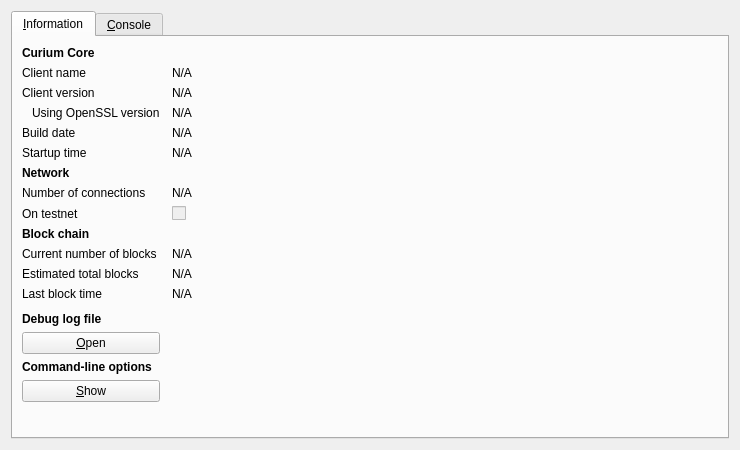
<?xml version="1.0" encoding="UTF-8"?>
<ui version="4.0">
 <class>RPCConsole</class>
 <widget class="QDialog" name="RPCConsole">
  <property name="geometry">
   <rect>
    <x>0</x>
    <y>0</y>
    <width>740</width>
    <height>450</height>
   </rect>
  </property>
  <property name="windowTitle">
   <string>Curium - Debug window</string>
  </property>
  <layout class="QVBoxLayout" name="verticalLayout_2">
   <item>
    <widget class="QTabWidget" name="tabWidget">
     <property name="currentIndex">
      <number>0</number>
     </property>
     <widget class="QWidget" name="tab_info">
      <attribute name="title">
       <string>&amp;Information</string>
      </attribute>
      <layout class="QGridLayout" name="gridLayout" columnstretch="0,1">
       <property name="horizontalSpacing">
        <number>12</number>
       </property>
       <item row="0" column="0">
        <widget class="QLabel" name="label_9">
         <property name="font">
          <font>
           <weight>75</weight>
           <bold>true</bold>
          </font>
         </property>
         <property name="text">
          <string>Curium Core</string>
         </property>
        </widget>
       </item>
       <item row="1" column="0">
        <widget class="QLabel" name="label_5">
         <property name="text">
          <string>Client name</string>
         </property>
        </widget>
       </item>
       <item row="1" column="1">
        <widget class="QLabel" name="clientName">
         <property name="cursor">
          <cursorShape>IBeamCursor</cursorShape>
         </property>
         <property name="text">
          <string>N/A</string>
         </property>
         <property name="textFormat">
          <enum>Qt::PlainText</enum>
         </property>
         <property name="textInteractionFlags">
          <set>Qt::LinksAccessibleByMouse|Qt::TextSelectableByKeyboard|Qt::TextSelectableByMouse</set>
         </property>
        </widget>
       </item>
       <item row="2" column="0">
        <widget class="QLabel" name="label_6">
         <property name="text">
          <string>Client version</string>
         </property>
        </widget>
       </item>
       <item row="2" column="1">
        <widget class="QLabel" name="clientVersion">
         <property name="cursor">
          <cursorShape>IBeamCursor</cursorShape>
         </property>
         <property name="text">
          <string>N/A</string>
         </property>
         <property name="textFormat">
          <enum>Qt::PlainText</enum>
         </property>
         <property name="textInteractionFlags">
          <set>Qt::LinksAccessibleByMouse|Qt::TextSelectableByKeyboard|Qt::TextSelectableByMouse</set>
         </property>
        </widget>
       </item>
       <item row="3" column="0">
        <widget class="QLabel" name="label_14">
         <property name="text">
          <string>Using OpenSSL version</string>
         </property>
         <property name="indent">
          <number>10</number>
         </property>
        </widget>
       </item>
       <item row="3" column="1">
        <widget class="QLabel" name="openSSLVersion">
         <property name="cursor">
          <cursorShape>IBeamCursor</cursorShape>
         </property>
         <property name="text">
          <string>N/A</string>
         </property>
         <property name="textFormat">
          <enum>Qt::PlainText</enum>
         </property>
         <property name="textInteractionFlags">
          <set>Qt::LinksAccessibleByMouse|Qt::TextSelectableByKeyboard|Qt::TextSelectableByMouse</set>
         </property>
        </widget>
       </item>
       <item row="4" column="0">
        <widget class="QLabel" name="label_12">
         <property name="text">
          <string>Build date</string>
         </property>
        </widget>
       </item>
       <item row="4" column="1">
        <widget class="QLabel" name="buildDate">
         <property name="cursor">
          <cursorShape>IBeamCursor</cursorShape>
         </property>
         <property name="text">
          <string>N/A</string>
         </property>
         <property name="textFormat">
          <enum>Qt::PlainText</enum>
         </property>
         <property name="textInteractionFlags">
          <set>Qt::LinksAccessibleByMouse|Qt::TextSelectableByKeyboard|Qt::TextSelectableByMouse</set>
         </property>
        </widget>
       </item>
       <item row="5" column="0">
        <widget class="QLabel" name="label_13">
         <property name="text">
          <string>Startup time</string>
         </property>
        </widget>
       </item>
       <item row="5" column="1">
        <widget class="QLabel" name="startupTime">
         <property name="cursor">
          <cursorShape>IBeamCursor</cursorShape>
         </property>
         <property name="text">
          <string>N/A</string>
         </property>
         <property name="textFormat">
          <enum>Qt::PlainText</enum>
         </property>
         <property name="textInteractionFlags">
          <set>Qt::LinksAccessibleByMouse|Qt::TextSelectableByKeyboard|Qt::TextSelectableByMouse</set>
         </property>
        </widget>
       </item>
       <item row="6" column="0">
        <widget class="QLabel" name="label_11">
         <property name="font">
          <font>
           <weight>75</weight>
           <bold>true</bold>
          </font>
         </property>
         <property name="text">
          <string>Network</string>
         </property>
        </widget>
       </item>
       <item row="7" column="0">
        <widget class="QLabel" name="label_7">
         <property name="text">
          <string>Number of connections</string>
         </property>
        </widget>
       </item>
       <item row="7" column="1">
        <widget class="QLabel" name="numberOfConnections">
         <property name="cursor">
          <cursorShape>IBeamCursor</cursorShape>
         </property>
         <property name="text">
          <string>N/A</string>
         </property>
         <property name="textFormat">
          <enum>Qt::PlainText</enum>
         </property>
         <property name="textInteractionFlags">
          <set>Qt::LinksAccessibleByMouse|Qt::TextSelectableByKeyboard|Qt::TextSelectableByMouse</set>
         </property>
        </widget>
       </item>
       <item row="8" column="0">
        <widget class="QLabel" name="label_8">
         <property name="text">
          <string>On testnet</string>
         </property>
        </widget>
       </item>
       <item row="8" column="1">
        <widget class="QCheckBox" name="isTestNet">
         <property name="enabled">
          <bool>false</bool>
         </property>
         <property name="text">
          <string/>
         </property>
        </widget>
       </item>
       <item row="9" column="0">
        <widget class="QLabel" name="label_10">
         <property name="font">
          <font>
           <weight>75</weight>
           <bold>true</bold>
          </font>
         </property>
         <property name="text">
          <string>Block chain</string>
         </property>
        </widget>
       </item>
       <item row="10" column="0">
        <widget class="QLabel" name="label_3">
         <property name="text">
          <string>Current number of blocks</string>
         </property>
        </widget>
       </item>
       <item row="10" column="1">
        <widget class="QLabel" name="numberOfBlocks">
         <property name="cursor">
          <cursorShape>IBeamCursor</cursorShape>
         </property>
         <property name="text">
          <string>N/A</string>
         </property>
         <property name="textFormat">
          <enum>Qt::PlainText</enum>
         </property>
         <property name="textInteractionFlags">
          <set>Qt::LinksAccessibleByMouse|Qt::TextSelectableByKeyboard|Qt::TextSelectableByMouse</set>
         </property>
        </widget>
       </item>
       <item row="11" column="0">
        <widget class="QLabel" name="label_4">
         <property name="text">
          <string>Estimated total blocks</string>
         </property>
        </widget>
       </item>
       <item row="11" column="1">
        <widget class="QLabel" name="totalBlocks">
         <property name="cursor">
          <cursorShape>IBeamCursor</cursorShape>
         </property>
         <property name="text">
          <string>N/A</string>
         </property>
         <property name="textFormat">
          <enum>Qt::PlainText</enum>
         </property>
         <property name="textInteractionFlags">
          <set>Qt::LinksAccessibleByMouse|Qt::TextSelectableByKeyboard|Qt::TextSelectableByMouse</set>
         </property>
        </widget>
       </item>
       <item row="12" column="0">
        <widget class="QLabel" name="label_2">
         <property name="text">
          <string>Last block time</string>
         </property>
        </widget>
       </item>
       <item row="12" column="1">
        <widget class="QLabel" name="lastBlockTime">
         <property name="cursor">
          <cursorShape>IBeamCursor</cursorShape>
         </property>
         <property name="text">
          <string>N/A</string>
         </property>
         <property name="textFormat">
          <enum>Qt::PlainText</enum>
         </property>
         <property name="textInteractionFlags">
          <set>Qt::LinksAccessibleByMouse|Qt::TextSelectableByKeyboard|Qt::TextSelectableByMouse</set>
         </property>
        </widget>
       </item>
       <item row="13" column="0">
        <spacer name="verticalSpacer_2">
         <property name="orientation">
          <enum>Qt::Vertical</enum>
         </property>
         <property name="sizeHint" stdset="0">
          <size>
           <width>20</width>
           <height>20</height>
          </size>
         </property>
        </spacer>
       </item>
       <item row="14" column="0">
        <widget class="QLabel" name="labelDebugLogfile">
         <property name="font">
          <font>
           <weight>75</weight>
           <bold>true</bold>
          </font>
         </property>
         <property name="text">
          <string>Debug log file</string>
         </property>
        </widget>
       </item>
       <item row="15" column="0">
        <widget class="QPushButton" name="openDebugLogfileButton">
         <property name="toolTip">
          <string>Open the Curium debug log file from the current data directory. This can take a few seconds for large log files.</string>
         </property>
         <property name="text">
          <string>&amp;Open</string>
         </property>
         <property name="autoDefault">
          <bool>false</bool>
         </property>
        </widget>
       </item>
       <item row="16" column="0">
        <widget class="QLabel" name="labelCLOptions">
         <property name="font">
          <font>
           <weight>75</weight>
           <bold>true</bold>
          </font>
         </property>
         <property name="text">
          <string>Command-line options</string>
         </property>
        </widget>
       </item>
       <item row="17" column="0">
        <widget class="QPushButton" name="showCLOptionsButton">
         <property name="toolTip">
          <string>Show the Curium-Qt help message to get a list with possible Curium command-line options.</string>
         </property>
         <property name="text">
          <string>&amp;Show</string>
         </property>
         <property name="autoDefault">
          <bool>false</bool>
         </property>
        </widget>
       </item>
       <item row="18" column="0">
        <spacer name="verticalSpacer">
         <property name="orientation">
          <enum>Qt::Vertical</enum>
         </property>
         <property name="sizeHint" stdset="0">
          <size>
           <width>20</width>
           <height>40</height>
          </size>
         </property>
        </spacer>
       </item>
      </layout>
     </widget>
     <widget class="QWidget" name="tab_console">
      <attribute name="title">
       <string>&amp;Console</string>
      </attribute>
      <layout class="QVBoxLayout" name="verticalLayout_3">
       <property name="spacing">
        <number>3</number>
       </property>
       <item>
        <widget class="QTextEdit" name="messagesWidget">
         <property name="minimumSize">
          <size>
           <width>0</width>
           <height>100</height>
          </size>
         </property>
         <property name="readOnly">
          <bool>true</bool>
         </property>
         <property name="tabKeyNavigation" stdset="0">
          <bool>false</bool>
         </property>
         <property name="columnCount" stdset="0">
          <number>2</number>
         </property>
        </widget>
       </item>
       <item>
        <layout class="QHBoxLayout" name="horizontalLayout">
         <property name="spacing">
          <number>3</number>
         </property>
         <item>
          <widget class="QLabel" name="label">
           <property name="text">
            <string notr="true">&gt;</string>
           </property>
          </widget>
         </item>
         <item>
          <widget class="QLineEdit" name="lineEdit"/>
         </item>
         <item>
          <widget class="QPushButton" name="clearButton">
           <property name="maximumSize">
            <size>
             <width>24</width>
             <height>24</height>
            </size>
           </property>
           <property name="toolTip">
            <string>Clear console</string>
           </property>
           <property name="text">
            <string/>
           </property>
           <property name="icon">
            <iconset resource="../bitcoin.qrc">
             <normaloff>:/icons/remove</normaloff>:/icons/remove</iconset>
           </property>
           <property name="shortcut">
            <string notr="true">Ctrl+L</string>
           </property>
           <property name="autoDefault">
            <bool>false</bool>
           </property>
          </widget>
         </item>
        </layout>
       </item>
      </layout>
     </widget>
    </widget>
   </item>
  </layout>
 </widget>
 <resources>
  <include location="../bitcoin.qrc"/>
 </resources>
 <connections/>
</ui>
